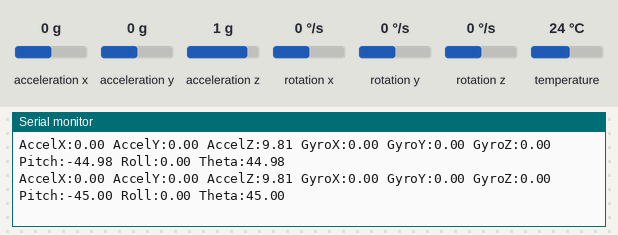
Recording of a sketch running on a simulated Arduino Uno, built for the host (arithmetic inside an expression is 32-bit, double 64-bit). On the bench: the last lines printed to the serial monitor. The test bench sets the inputs (shaded band); at power-on: acceleration x 0 g, acceleration y 0 g, acceleration z 1 g, rotation x 0 °/s, rotation y 0 °/s, rotation z 0 °/s, temperature 24 °C.

Above: at 4.3 s.
4.4 s: acceleration x set to -1.4 g
At 5.2 s:
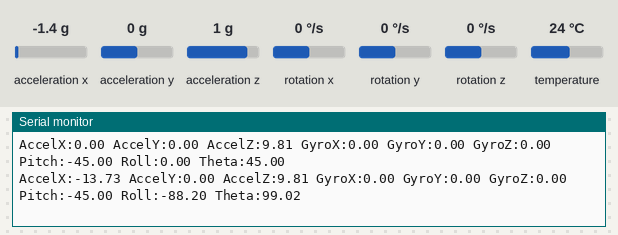
5.9 s: acceleration y set to -1.4 g
At 6.2 s:
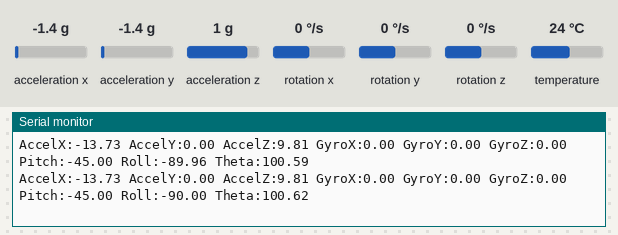
7.4 s: acceleration z set to -1.4 g
At 8.0 s:
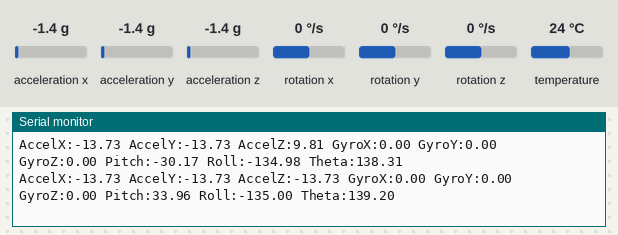
8.9 s: rotation x set to -192 °/s
At 9.7 s:
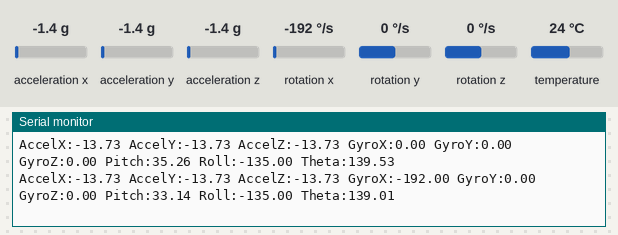
10.4 s: rotation y set to -192 °/s
At 10.4 s:
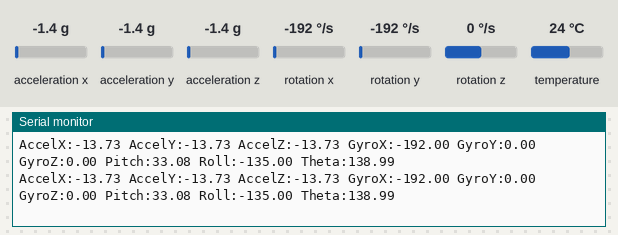

The sketch:

gyro_test.ino
```cpp
#include <Wire.h>
#include <Adafruit_MPU6050.h>
#include <Adafruit_Sensor.h>
#include <math.h>

Adafruit_MPU6050 mpu;

float rollEst = 0, pitchEst = 0;
float rollAcc, pitchAcc;
float alpha = 0.98;

float gyroBiasX = 0, gyroBiasY = 0, gyroBiasZ = 0;

void calibrateGyro() {
  Serial.println("Calibrating gyro... Keep device still");
  const int samples = 500;
  float sumX = 0, sumY = 0, sumZ = 0;

  for (int i = 0; i < samples; i++) {
    sensors_event_t a, g, t;
    mpu.getEvent(&a, &g, &t);
    sumX += g.gyro.x;
    sumY += g.gyro.y;
    sumZ += g.gyro.z;
    delay(2);
  }

  gyroBiasX = sumX / samples;
  gyroBiasY = sumY / samples;
  gyroBiasZ = sumZ / samples;

  Serial.println("Gyro bias calibrated.");
}

void setup() {
  Serial.begin(9600);
  delay(1000);

  Wire1.begin();  // Teensy 4.0: SDA1 = 17, SCL1 = 16

  Serial.println("MPU6050 Test with Adafruit Library");

  if (!mpu.begin(MPU6050_I2CADDR_DEFAULT, &Wire1)) {
    Serial.println("MPU6050 connection failed!");
    while (1);
  }

  Serial.println("MPU6050 initialized.");
  mpu.setAccelerometerRange(MPU6050_RANGE_2_G);
  mpu.setGyroRange(MPU6050_RANGE_250_DEG);
  mpu.setFilterBandwidth(MPU6050_BAND_44_HZ);

  calibrateGyro(); // Calibrate before loop starts
}

void loop() {
  static unsigned long prevTime = millis();
  unsigned long currTime = millis();
  float deltaTime = (currTime - prevTime) / 1000.0;
  prevTime = currTime;

  sensors_event_t a, g, temp;
  mpu.getEvent(&a, &g, &temp);

  float ax_g = a.acceleration.x;
  float ay_g = a.acceleration.y;
  float az_g = a.acceleration.z;

  float gx_dps = (g.gyro.x - gyroBiasX) * 180.0 / PI;
  float gy_dps = (g.gyro.y - gyroBiasY) * 180.0 / PI;
  float gz_dps = (g.gyro.z - gyroBiasZ) * 180.0 / PI;

  // Accelerometer-based pitch and roll
  pitchAcc = atan2(-az_g, sqrt(ay_g * ay_g + az_g * az_g)) * 180.0 / PI;
  rollAcc = atan2(ax_g, ay_g) * 180.0 / PI; // True formula is atan2(ay/az) but the axes are defined differently with z going into the battery, x going towards the teensy, and y going towards the battery source

  // Complementary filter
  pitchEst = alpha * pitchAcc + (1 - alpha) * (pitchEst + gx_dps * deltaTime);
  rollEst = alpha * rollAcc + (1 - alpha) * (rollEst + gy_dps * deltaTime);

  float theta = sqrt(pitchEst * pitchEst + rollEst * rollEst);

  // Serial Plotter output
  Serial.print("AccelX:"); Serial.print(ax_g); Serial.print(" ");
  Serial.print("AccelY:"); Serial.print(ay_g); Serial.print(" ");
  Serial.print("AccelZ:"); Serial.print(az_g); Serial.print(" ");

  Serial.print("GyroX:"); Serial.print(gx_dps); Serial.print(" ");
  Serial.print("GyroY:"); Serial.print(gy_dps); Serial.print(" ");
  Serial.print("GyroZ:"); Serial.print(gz_dps); Serial.print(" ");

  Serial.print("Pitch:"); Serial.print(pitchEst); Serial.print(" ");
  Serial.print("Roll:"); Serial.print(rollEst); Serial.print(" ");
  Serial.print("Theta:"); Serial.println(theta);

  delay(500);
}
```

Measured:
- after the input at 4.4 s, the serial monitor: prints a new line after 0.39 s (image 1)
- after the input at 7.4 s, the serial monitor: prints a new line after 0.15 s (image 3)
- after the input at 8.9 s, the serial monitor: prints a new line after 0.31 s (image 4)
